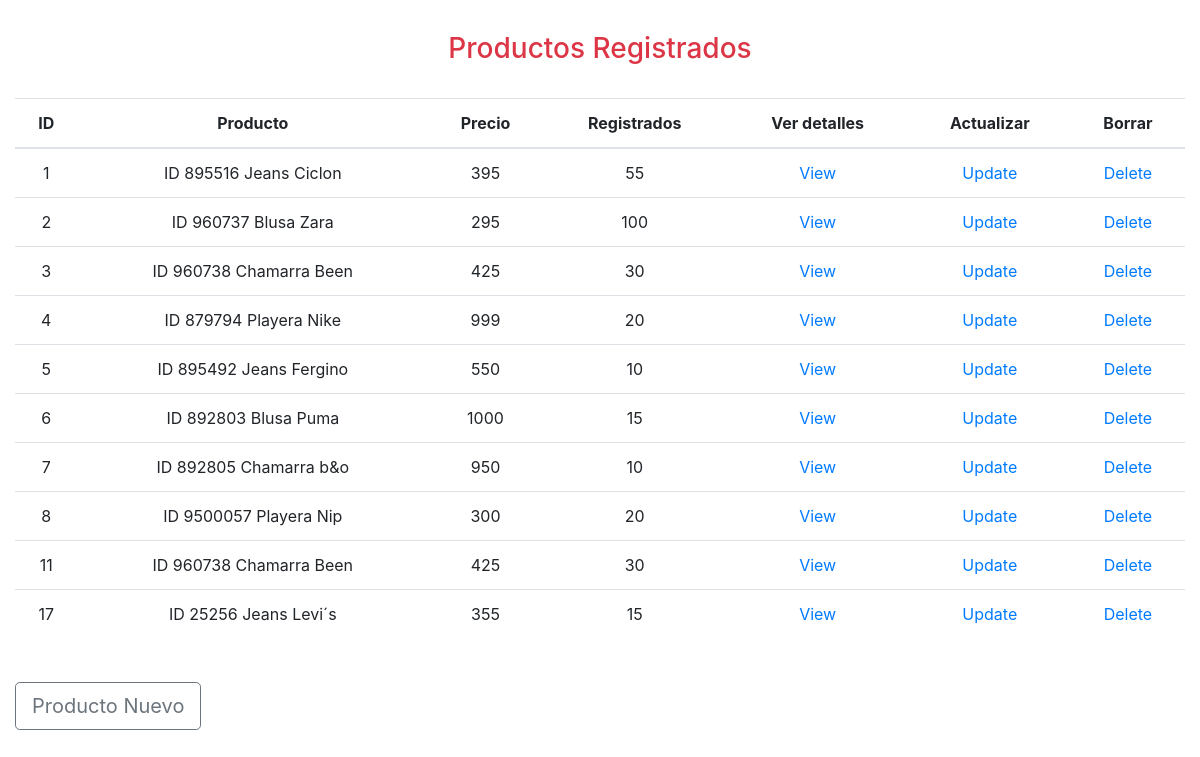
The app's page /productos/index.php, older data.
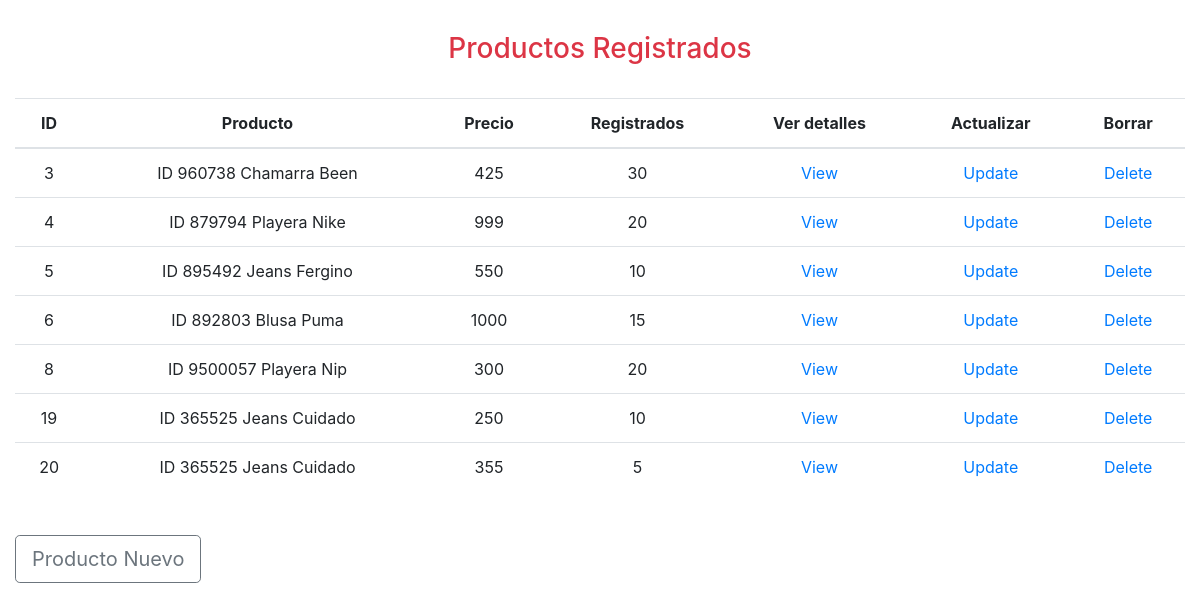
The same page, newer data.
### tables this page shows
CREATE TABLE productos(
    id_producto integer primary key Autoincrement,
    producto varchar (300) not null,
    precio float not null,
    registrados integer not null
);

### productos/db/db_list.php (the view)
<?php
    $db = new SQLite3("../tienda.db");
    $resultado = $db->query("SELECT * from productos;");
    $table = "
        <table class='table text-center'>
            <thead>
            <tr>
                <th>ID</th>
                <th>Producto</th>
                <th>Precio</th>
                <th>Registrados</th>
                <th>Ver detalles</th>
                <th>Actualizar</th>
                <th>Borrar</th>
            </tr>
            </thead>
            ";
    print($table);
    while ($row = $resultado->fetchArray() ) {
        $id_producto = $row['id_producto'];
        $producto = $row['producto'];
        $precio = $row['precio'];
        $registrados = $row['registrados'];
        $table = "
            <tr>
                <td>$id_producto</td>
                <td>$producto</td>
                <td>$precio</td>
                <td>$registrados</td>
                <td><a href='view.php?id_producto=$id_producto'>View</a></td>
                <td><a href='update.php?id_producto=$id_producto'>Update</a></td>
                <td><a href='delete.php?id_producto=$id_producto'>Delete</a></td>
            </tr>
        ";
        print($table);
    }
    print("</table>");
?>

### productos/index.php (shortened to what this page needs)
<!doctype html>
<html lang="es">
<head>
    <link rel="stylesheet" href="https://cdn.jsdelivr.net/npm/bootstrap@4.5.3/dist/css/bootstrap.min.css">
</head>
<body>
    <div class="container-fluid">
        <h3 class="text-center text-danger mt-3 pt-3">Productos Registrados</h3>
        <br>
        <?php include 'db/db_list.php'; ?>
        <br>
        <a href="insert.php" class="btn btn-outline-secondary btn-lg my-1 float-left ">Producto Nuevo</a>
    </div>
</body>
</html>

Row changes from the older to the newer data that the page shows:
removed productos: id_producto "1", producto "ID 895516 Jeans Ciclon", precio "395", registrados "55"
removed productos: id_producto "2", producto "ID 960737 Blusa Zara", precio "295", registrados "100"
removed productos: id_producto "7", producto "ID 892805 Chamarra b&o", precio "950", registrados "10"
removed productos: id_producto "11", producto "ID 960738 Chamarra Been", precio "425", registrados "30"
removed productos: id_producto "17", producto "ID 25256 Jeans Levi´s", precio "355", registrados "15"
added productos: id_producto "19", producto "ID 365525 Jeans Cuidado", precio "250", registrados "10"
added productos: id_producto "20", producto "ID 365525 Jeans Cuidado", precio "355", registrados "5"
